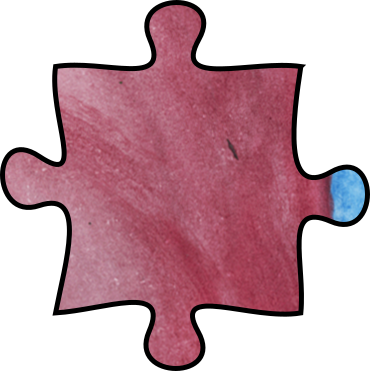
#> input picture puzzle/the-greatest-jigsaw/Jigsaw/img001.png, 370 x 371 px; its folder holds 4 pictures in this run
$ python scramble_files.py
#> lines starting #> are read from the running program, lines starting #| are printed output that depends on the picture
import os
import random

os.chdir('Jigsaw')
filelist = os.listdir()
random.shuffle(filelist)

rotate = True

if rotate:
    from PIL import Image

i = 1
for f in filelist:
    new_name = f'img{i:03}.png'
    os.rename(f, new_name)
    if rotate:
        im = Image.open(new_name)
#> im is the input picture: PIL image 370x371 RGBA; mean R, G, B, A 81.1, 44.2, 54.1, 134.9
        angle = random.randint(0,3)*90
        out = im.rotate(angle, expand=True)
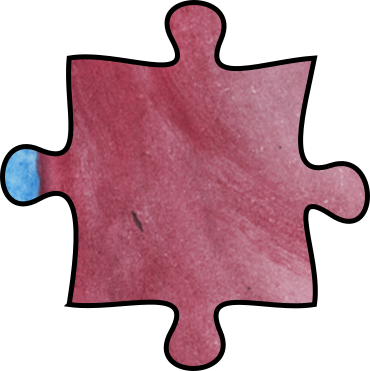
#> out: PIL image 370x371 RGBA; mean R, G, B, A 81.1, 44.2, 54.1, 134.9; transparent parts drawn white
        out.save(new_name)
    i += 1
#> pass 2 of the loop `for f in filelist:`:
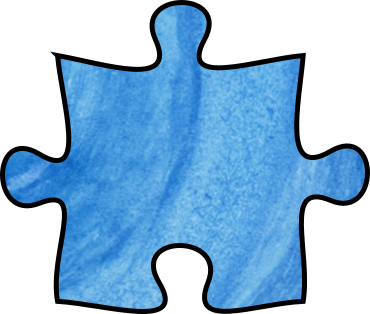
#> input picture puzzle/the-greatest-jigsaw/Jigsaw/img002.png, 370 x 314 px
#> im is the input picture: PIL image 370x314 RGBA; mean R, G, B, A 42.7, 83.2, 115.8, 148.7
#> `out = im.rotate(angle, expand=True)`:
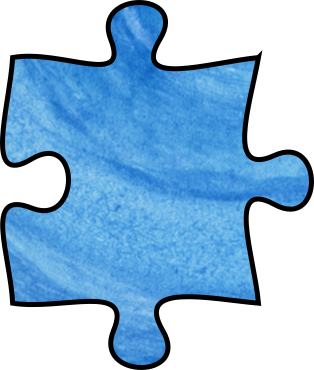
#> out: PIL image 314x370 RGBA; mean R, G, B, A 42.7, 83.2, 115.8, 148.7; transparent parts drawn white
#> pass 3 of the loop `for f in filelist:`:
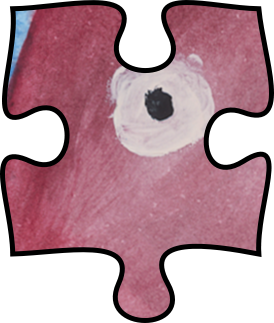
#> input picture puzzle/the-greatest-jigsaw/Jigsaw/img003.png, 274 x 323 px
#> im is the input picture: PIL image 274x323 RGBA; mean R, G, B, A 106.7, 69.3, 79.6, 177
#> `out = im.rotate(angle, expand=True)`:
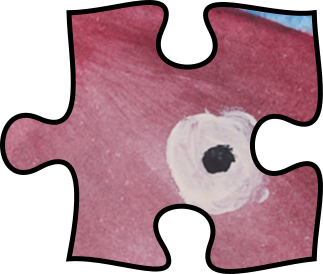
#> out: PIL image 323x274 RGBA; mean R, G, B, A 106.7, 69.3, 79.6, 177; transparent parts drawn white
#> the loop made 4 passes; the first 3 are shown
